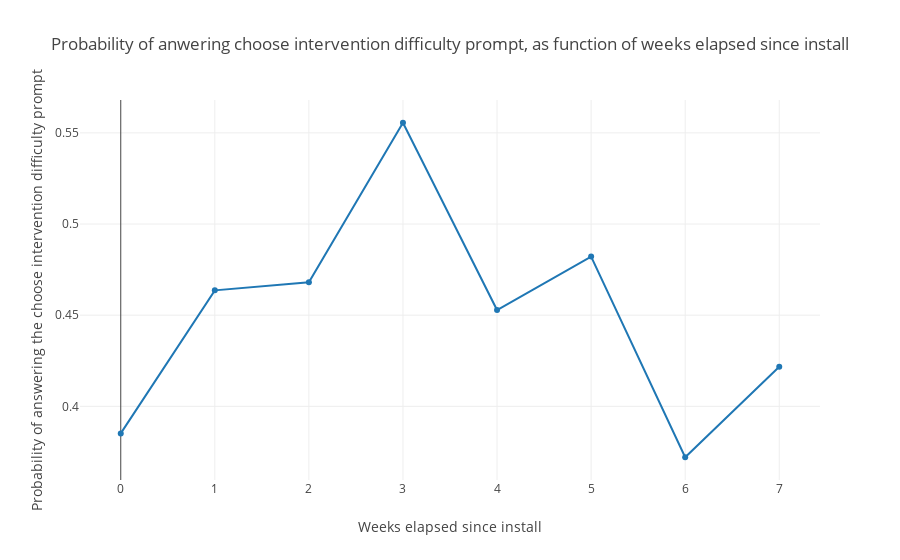

Source (notebook cell):
### Code cell
# noexport

plot_response_rate_since_first_impression_per_week()

### Figure 1 — Plotly figure (JSON) as saved in the notebook; plotly's stock layout.template omitted (floating-point values rounded to 4 significant figures)
{"data": [{"type": "scatter", "uid": "ba8f290c-c58f-4604-b5d3-658307a26da4", "x": [0, 1, 2, 3, 4, 5, 6, 7], "y": [0.3852, 0.4636, 0.4681, 0.5556, 0.4528, 0.4821, 0.3721, 0.4217]}], "layout": {"title": {"text": "Probability of anwering choose intervention difficulty prompt, as function of weeks elapsed since install"}, "xaxis": {"title": {"text": "Weeks elapsed since install"}}, "yaxis": {"title": {"text": "Probability of answering the choose intervention difficulty prompt"}}}}
